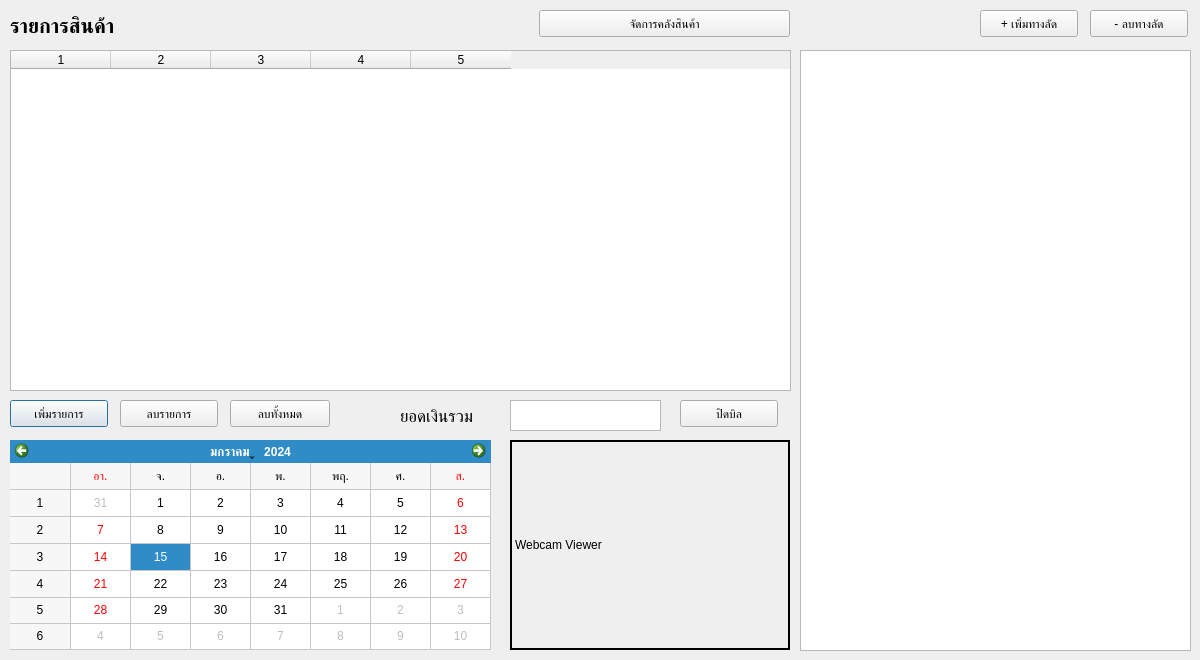
<?xml version="1.0" encoding="UTF-8"?>
<ui version="4.0">
 <class>Dialog</class>
 <widget class="QDialog" name="Dialog">
  <property name="geometry">
   <rect>
    <x>0</x>
    <y>0</y>
    <width>1200</width>
    <height>660</height>
   </rect>
  </property>
  <property name="windowTitle">
   <string>Cashier</string>
  </property>
  <widget class="QLabel" name="label">
   <property name="geometry">
    <rect>
     <x>10</x>
     <y>10</y>
     <width>151</width>
     <height>31</height>
    </rect>
   </property>
   <property name="font">
    <font>
     <pointsize>15</pointsize>
     <weight>75</weight>
     <bold>true</bold>
    </font>
   </property>
   <property name="text">
    <string>รายการสินค้า</string>
   </property>
  </widget>
  <widget class="QPushButton" name="add_button">
   <property name="geometry">
    <rect>
     <x>10</x>
     <y>400</y>
     <width>98</width>
     <height>27</height>
    </rect>
   </property>
   <property name="text">
    <string>เพิ่มรายการ</string>
   </property>
  </widget>
  <widget class="QPushButton" name="remove_button">
   <property name="geometry">
    <rect>
     <x>120</x>
     <y>400</y>
     <width>98</width>
     <height>27</height>
    </rect>
   </property>
   <property name="text">
    <string>ลบรายการ</string>
   </property>
  </widget>
  <widget class="QLabel" name="label_2">
   <property name="geometry">
    <rect>
     <x>400</x>
     <y>405</y>
     <width>111</width>
     <height>21</height>
    </rect>
   </property>
   <property name="font">
    <font>
     <pointsize>13</pointsize>
    </font>
   </property>
   <property name="text">
    <string>ยอดเงินรวม</string>
   </property>
  </widget>
  <widget class="QPushButton" name="clear_button">
   <property name="geometry">
    <rect>
     <x>230</x>
     <y>400</y>
     <width>100</width>
     <height>27</height>
    </rect>
   </property>
   <property name="text">
    <string>ลบทั้งหมด</string>
   </property>
  </widget>
  <widget class="QTextEdit" name="total_price">
   <property name="geometry">
    <rect>
     <x>510</x>
     <y>400</y>
     <width>151</width>
     <height>31</height>
    </rect>
   </property>
   <property name="layoutDirection">
    <enum>Qt::LeftToRight</enum>
   </property>
   <property name="verticalScrollBarPolicy">
    <enum>Qt::ScrollBarAlwaysOff</enum>
   </property>
   <property name="horizontalScrollBarPolicy">
    <enum>Qt::ScrollBarAlwaysOff</enum>
   </property>
   <property name="readOnly">
    <bool>true</bool>
   </property>
  </widget>
  <widget class="QTableWidget" name="table">
   <property name="geometry">
    <rect>
     <x>10</x>
     <y>50</y>
     <width>781</width>
     <height>341</height>
    </rect>
   </property>
   <property name="locale">
    <locale language="Thai" country="Thailand"/>
   </property>
   <property name="editTriggers">
    <set>QAbstractItemView::NoEditTriggers</set>
   </property>
   <property name="selectionMode">
    <enum>QAbstractItemView::SingleSelection</enum>
   </property>
   <property name="selectionBehavior">
    <enum>QAbstractItemView::SelectRows</enum>
   </property>
   <property name="columnCount">
    <number>5</number>
   </property>
   <column/>
   <column/>
   <column/>
   <column/>
   <column/>
  </widget>
  <widget class="QPushButton" name="finish_button">
   <property name="geometry">
    <rect>
     <x>680</x>
     <y>400</y>
     <width>98</width>
     <height>27</height>
    </rect>
   </property>
   <property name="text">
    <string>ปิดบิล</string>
   </property>
  </widget>
  <widget class="QPushButton" name="stock_button">
   <property name="geometry">
    <rect>
     <x>539</x>
     <y>10</y>
     <width>251</width>
     <height>27</height>
    </rect>
   </property>
   <property name="text">
    <string>จัดการคลังสินค้า</string>
   </property>
  </widget>
  <widget class="QLabel" name="image_label">
   <property name="geometry">
    <rect>
     <x>510</x>
     <y>440</y>
     <width>280</width>
     <height>210</height>
    </rect>
   </property>
   <property name="frameShape">
    <enum>QFrame::Box</enum>
   </property>
   <property name="frameShadow">
    <enum>QFrame::Plain</enum>
   </property>
   <property name="lineWidth">
    <number>2</number>
   </property>
   <property name="text">
    <string>Webcam Viewer</string>
   </property>
  </widget>
  <widget class="QCalendarWidget" name="calendar">
   <property name="geometry">
    <rect>
     <x>10</x>
     <y>440</y>
     <width>481</width>
     <height>210</height>
    </rect>
   </property>
   <property name="locale">
    <locale language="Thai" country="Thailand"/>
   </property>
   <property name="gridVisible">
    <bool>true</bool>
   </property>
   <property name="horizontalHeaderFormat">
    <enum>QCalendarWidget::ShortDayNames</enum>
   </property>
  </widget>
  <widget class="QPushButton" name="add_shortcut_button">
   <property name="geometry">
    <rect>
     <x>980</x>
     <y>10</y>
     <width>98</width>
     <height>27</height>
    </rect>
   </property>
   <property name="text">
    <string>+ เพิ่มทางลัด</string>
   </property>
  </widget>
  <widget class="QPushButton" name="remove_shortcut_button">
   <property name="geometry">
    <rect>
     <x>1090</x>
     <y>10</y>
     <width>98</width>
     <height>27</height>
    </rect>
   </property>
   <property name="text">
    <string>- ลบทางลัด</string>
   </property>
  </widget>
  <widget class="QTableWidget" name="table_shortcut">
   <property name="geometry">
    <rect>
     <x>800</x>
     <y>50</y>
     <width>391</width>
     <height>601</height>
    </rect>
   </property>
   <property name="editTriggers">
    <set>QAbstractItemView::NoEditTriggers</set>
   </property>
   <property name="selectionMode">
    <enum>QAbstractItemView::SingleSelection</enum>
   </property>
   <property name="rowCount">
    <number>0</number>
   </property>
   <property name="columnCount">
    <number>3</number>
   </property>
   <attribute name="horizontalHeaderVisible">
    <bool>false</bool>
   </attribute>
   <attribute name="verticalHeaderVisible">
    <bool>false</bool>
   </attribute>
   <attribute name="verticalHeaderMinimumSectionSize">
    <number>40</number>
   </attribute>
   <column/>
   <column/>
   <column/>
  </widget>
 </widget>
 <resources/>
 <connections/>
</ui>
